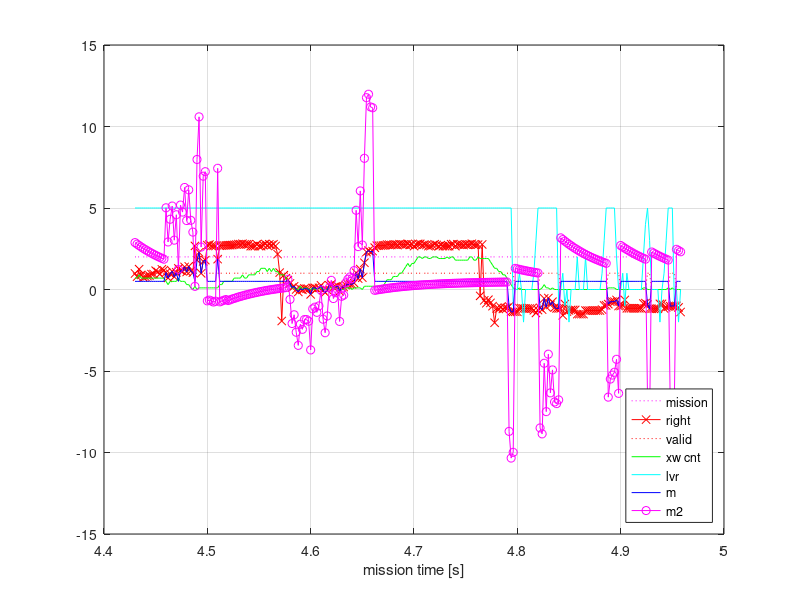
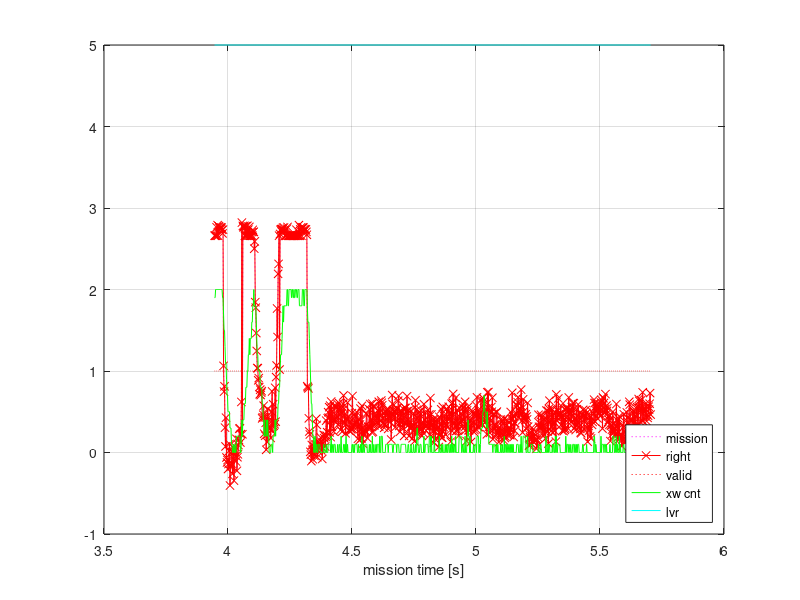
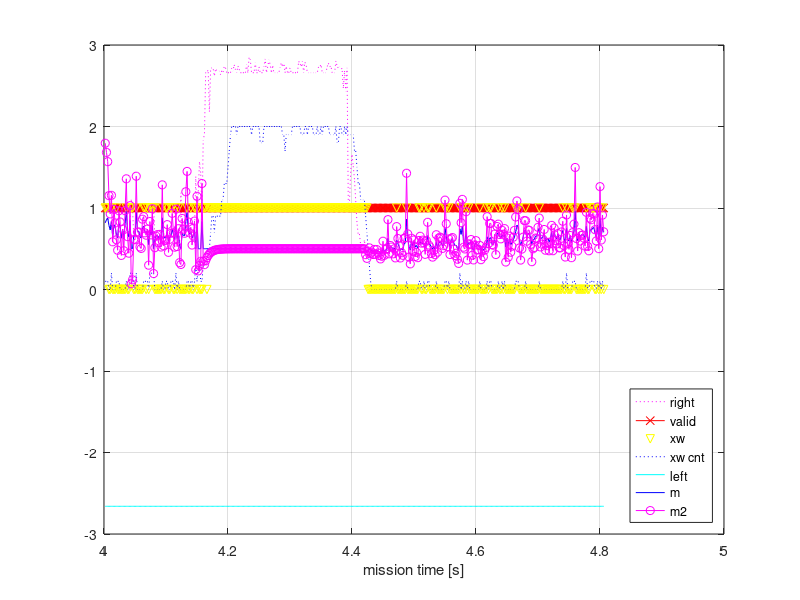

The MATLAB script that drew these images, in order: (Note: this script raises an error after producing the figures.)
% edge debug
clear
close all
%%
% Ella (8)
%  1    time 4.428 sec
%  2  3  4  5   (mission 0), state 2, entered (thread 1, line 2), events 0x0 (bit-flags)
%  6  7 Motor velocity ref left, right: 0.2658 0.2658
%  8  9 10 11 Pose x,y,h,tilt [m,m,rad,rad]: 0.0971608 -9.82185e-06 -0.0026173 0.0184658
% 12 .. 32 Edge sensor: left -2.731363 1, right 1.175928 1, values 2103 2588 2818 2931 2599 2251 1835 1573, white 1, used 1, LEDhigh=1, xb=0 xw=1 xbc=0 xwc=9 lvl=5 lvr=5       whitelevel=[2276 2639 2892 2996 2872 2671 2521 2194]       blacklevel=[0 0 0 0 0 0 19 33]
% 33    Battery voltage [V]: 11.97
% 34 35 Get data time [us]: 100 +ctrl 640
% 36 45 ctrl edge, ref=0.5, m=0.5, m2=2.97525, uf=0, r2=0.5, ep=-0.495049,up=-0.165126, ui=0, u1=-0.165126, u=-0.165126
data100 = load('ella_edge_100.txt');
%%
data = data100;
figure(100)
hold off
plot(data(:,1), data(:,4),':m');
hold on
plot(data(:,1), data(:,14),'x-r');
plot(data(:,1), data(:,15),':r');
plot(data(:,1), data(:,30)/10,'g');
plot(data(:,1), data(:,31),'c');
plot(data(:,1), data(:,37),'b');
plot(data(:,1), data(:,38),'-om');
grid on
xlabel('mission time [s]')
legend('mission','right','valid','xw cnt','lvr','m','m2','location','southeast');
%%
% Ella (8)
%  1    time 3.944 sec
%  2 .. 22 Edge sensor: left -2.675530 1, right 2.660000 1, values 1995 2658 3047 3040 3042 2656 2444 2174, white 1, used 1, LEDhigh=1, xb=0 xw=1 xbc=0 xwc=19 lvl=5 lvr=5       whitelevel=[2276 2639 2892 2996 2872 2671 2521 2194]       blacklevel=[0 0 0 0 0 0 19 33]
data200 = load('ella_edge_200.txt');
%%
data = data200;
figure(200)
hold off
plot(data(:,1), data(:,4),':m');
hold on
plot(data(:,1), data(:,4),'x-r');
plot(data(:,1), data(:,5),':r');
plot(data(:,1), data(:,20)/10,'g');
plot(data(:,1), data(:,21),'c');
grid on
xlabel('mission time [s]')
legend('mission','right','valid','xw cnt','lvr','location','southeast');
%%
% Ella (8)
%  1    time 3.693 sec
%  2 .. 22 Edge sensor: left -2.666372 1, right 1.416858 1, values 1752 2494 2803 2904 2774 2210 1649 1239, white 1, used 1, LEDhigh=1, xb=0 xw=1 xbc=0 xwc=1 lvl=5 lvr=5       whitelevel=[2276 2639 2892 2996 2872 2671 2521 2194]       blacklevel=[0 0 0 0 0 0 19 33]
% 23 32 ctrl edge, ref=0.5, m=0.5, m2=1.48512, uf=0, r2=0.5, ep=-0.197025,up=-0.0658951, ui=0, u1=-0.0658951, u=-0.0658951
data301 = load('ella_edge_301.txt');
data302 = load('ella_edge_302.txt');
data303 = load('ella_edge_303.txt');
data304 = load('ella_edge_304.txt');
%%
data = data304;
figure(304)
hold off
plot(data(:,1), data(:,4),':m');
hold on
plot(data(:,1), data(:,5),'x-r');
plot(data(:,1), data(:,18),'vy');
plot(data(:,1), data(:,20)/10,':b');
plot(data(:,1), data(:,2),'c');
plot(data(:,1), data(:,24),'b');
plot(data(:,1), data(:,25),'-om');
grid on
xlabel('mission time [s]')
legend('right','valid','xw','xw cnt','left','m','m2','location','southeast');
%% balance velocity
% Ella (8)
%  1    time 2.002 sec
%  2  3 Motor velocity ref left, right: 0.0648 0.1673
%  4  5  6  7 Pose x,y,h,tilt [m,m,rad,rad]: 0.0125759 8.12261e-05 0.00523459 -0.00112881
%  8 17 ctrl bal vel, ref=0.2, m=0.101874, m2=0.145037, uf=0, r2=0.2, ep=0.00137408,up=0.00137408, ui=-0.0043939, u1=-0.00301982, u=-0.00301982
data310 = load('ella_edge_310.txt');
data311 = load('ella_edge_311.txt');
data312 = load('ella_edge_312.txt');
data313 = load('ella_edge_313.txt');
data314 = load('ella_edge_314.txt');
data315 = load('ella_edge_315.txt');
data316 = load('ella_edge_316.txt');
data317 = load('ella_edge_317.txt');
data318 = load('ella_edge_318.txt');
data319 = load('ella_edge_319.txt');
data320 = load('ella_edge_320.txt');
data321 = load('ella_edge_321.txt');
data322 = load('ella_edge_322.txt');
data324 = load('ella_edge_324.txt');
data325 = load('ella_edge_325.txt');
data326 = load('ella_edge_326.txt');
data327 = load('ella_edge_327.txt');
data328 = load('ella_edge_328.txt');
data329 = load('ella_edge_329.txt');
data330 = load('ella_edge_330.txt');
data331 = load('ella_edge_331.txt');
data332 = load('ella_edge_332.txt');
data333 = load('ella_edge_333.txt');
data334 = load('ella_edge_334.txt');
data335 = load('ella_edge_335.txt');
data336 = load('ella_edge_336.txt');
data337 = load('ella_edge_337.txt');
%%
data339 = load('ella_edge_339.txt');
data340 = load('ella_edge_340.txt');
data341 = load('ella_edge_341.txt');
data342 = load('ella_edge_342.txt');
data343 = load('ella_edge_343.txt');
data344 = load('ella_edge_344.txt');
data345 = load('ella_edge_345.txt');
data346 = load('ella_edge_346.txt');
data347 = load('ella_edge_347.txt');
data348 = load('ella_edge_348.txt');
data349 = load('ella_edge_349.txt');
data350 = load('ella_edge_350.txt');
data351 = load('ella_edge_351.txt');
data352 = load('ella_edge_352.txt');
data353 = load('ella_edge_353.txt');
data354 = load('ella_edge_354.txt');
data355 = load('ella_edge_355.txt');
data356 = load('ella_edge_356.txt');
data357 = load('ella_edge_357.txt');
data360 = load('ella_edge_360.txt');
data370 = load('ella_edge_370.txt');
data371 = load('ella_edge_371.txt');

%%
data = data371;
figure(371)
hold off
plot(data(:,1), data(:,6),':m');
hold on
plot(data(:,1), data(:,2),':r');
plot(data(:,1), data(:,3),':b');
plot(data(:,1), data(:,7),'g');
plot(data(:,1), data(:,12),'vy');
plot(data(:,1), data(:,9),'--b');
plot(data(:,1), data(:,10),'c');
plot(data(:,1), data(:,17),'r');
plot(data(:,1), data(:,15),'--k');
grid on
xlabel('mission time [s]')
legend('head','left vel','right vel','tilt','ref','m','m2','u','ui','location','southeast');
data380 = load('ella_edge_380.txt');

%%
% Ella (8)
%  1    time 0.000 sec
%  2  3 Motor velocity ref left, right: 0.7877 0.7877
%  4  5  6  7 Pose x,y,h,tilt [m,m,rad,rad]: 0 0 0 0.310109
%  8 17 ctrl balance, ref=0, m=0.310109, m2=0.312828, uf=0, r2=0, ep=0.782069,up=0.782069, ui=0, u1=0.782069, u=0.787655
% 18 27 ctrl bal vel, ref=0, m=0, m2=0, uf=0, r2=0, ep=0,up=0, ui=0, u1=0, u=0
data380 = load('ella_edge_380.txt');
data381 = load('ella_edge_381.txt');
data382 = load('ella_edge_382.txt');
data383 = load('ella_edge_383.txt');
data384 = load('ella_edge_384.txt');
data385 = load('ella_edge_385.txt');

%%
data = data385;
figure(385)
hold off
plot(data(:,1), data(:,6),':m');
hold on
plot(data(:,1), data(:,2),':r');
plot(data(:,1), data(:,3),':b');
plot(data(:,1), data(:,7),'g');
plot(data(:,1), data(:,8),'vy');
plot(data(:,1), data(:,9),'--b');
plot(data(:,1), data(:,10),'c');
plot(data(:,1), data(:,17),'r');
plot(data(:,1), data(:,15),'--k');
grid on
xlabel('mission time [s]')
legend('head','left vel','right vel','tilt','ref','m','m2','u','ui','location','southeast');


